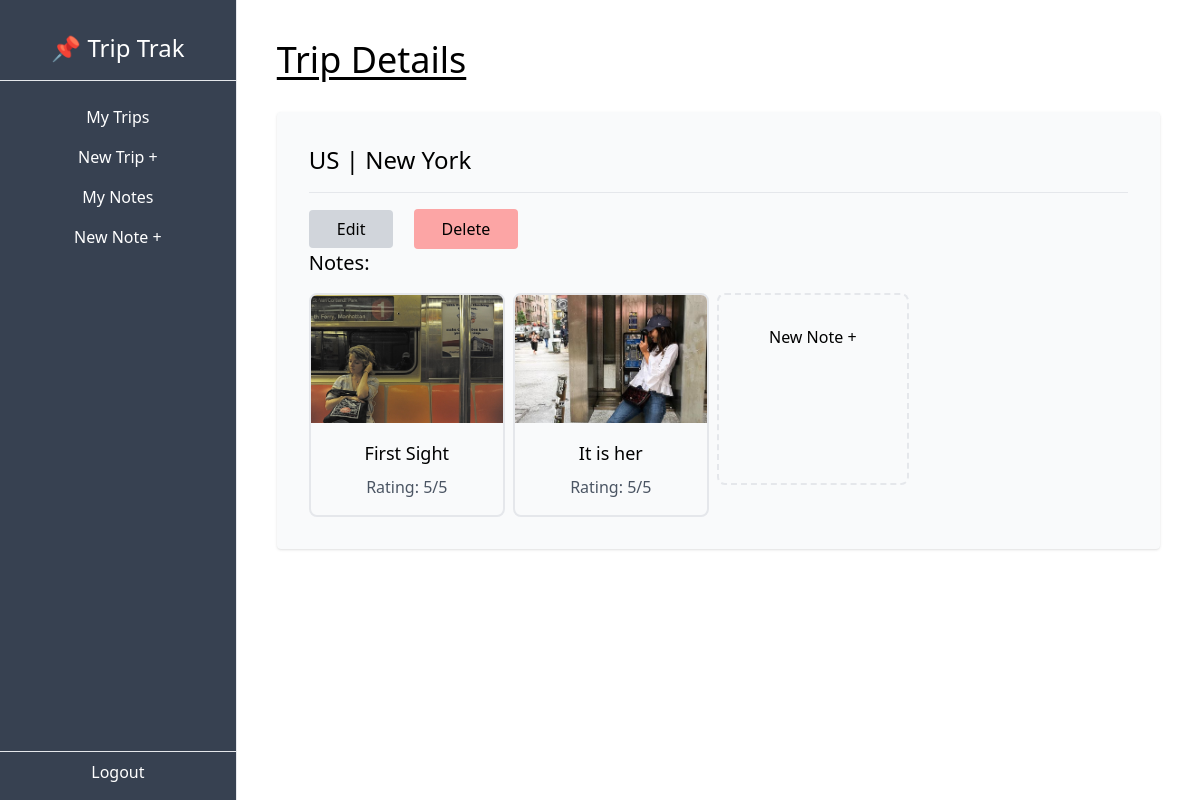
Screenshot of /dashboard/trip/1/ with the database file from the repository.
### trip/models.py (models this page shows, shortened)
class Trip(models.Model):
    city = models.CharField(max_length=50)
    country = models.CharField(max_length=2)
    start_date = models.DateField(blank=True, null=True)
    end_date = models.DateField(blank=True, null=True)
    owner = models.ForeignKey(User, on_delete=models.CASCADE, related_name='trips')

class Note(models.Model):
    EXCURSIONS = (
        ('event', "Event"),
        ('dining', "Dining"),
        ('experience', "Experience"),
        ('general', "General"),
    )
    trip = models.ForeignKey(Trip, on_delete=models.CASCADE, related_name = 'notes')
    name = models.CharField(max_length=100)
    description = models.TextField()
    type = models.CharField(max_length=100, choices = EXCURSIONS)
    img = models.ImageField(upload_to='notes', blank=True, null=True)
    rating = models.PositiveSmallIntegerField(default=1, validators= [MaxValueValidator(5)])

### trip/views.py (the view)
# urls.py: path('dashboard/trip/<int:pk>/', TripDetailView.as_view(), name="trip-detail"),
class TripDetailView(DetailView):
    model = Trip # with this alone, we only get the Trip data but not the notes data.
    def get_context_data(self, **kwargs): # we override this to get the Note data as well
        context = super().get_context_data(**kwargs)
        trip = context['object']
        notes = trip.notes.all()
        context['notes'] = notes
        return context

### trip/templates/trip/trip_detail.html (shortened to what this page needs)
{% extends 'trip/_base.html' %}
{% block content %}
<h1 class="text-4xl underline underline-offset-4 mb-8">Trip Details</h1>
    <div class="bg-gray-50 p-8 rounded shadow my-4">
        <p class="text-2xl">{{trip.country}} | {{trip.city}}</p>
        <hr class="my-4">
        <a class="px-7 py-2 bg-gray-300 rounded md:mr-4 hover:bg-gray-200" href="{% url 'trip-update' trip.pk %}">Edit</a>
            <form class="inline" action="{% url 'trip-delete' trip.pk %}" method="POST">
                <input type="submit" class="px-7 py-2 bg-red-300 rounded hover:bg-red-200 hover:cursor-pointer" value="Delete" />
            </form>
        <h3 class="text-xl pb-4">Notes:</h3>
        <div class="flex gap-2 flex-wrap">
            {% for note in notes %}
            <a href="{% url 'note-detail' note.pk %}">
                <div class="border-2 rounded-lg pb-4 hover:shadow">
                    <img class="w-48 h-32 object-cover overflow-hidden rounded-t-md" src="{{note.img.url}}" alt="{{note.name}}">
                    <p class="text-center mt-4 text-lg">{{note.name}}</p>
                    <p class="text-center mt-2 text-gray-600">Rating: {{note.rating}}/5</p>
                </div>
            </a>
            {% endfor %}
            <a href="{% url 'note-create' %}">
                <div class="border-2 border-dashed rounded-lg hover:shadow w-48 h-48 flex justify-center items-center">
                    <p class="min-h-32">New Note +</p>
                </div>
            </a>
        </div>
    </div>
{% endblock content %}

### trip/templates/trip/_base.html (shortened to what this page needs)
<!DOCTYPE html>
<html lang="en">
    <head>
        <script src="https://cdn.tailwindcss.com"></script>
      </head>
<body>
    <div class="flex-col md:flex-row flex h-screen">
        <div class="md:h-screen bg-gray-700 text-white w-full md:w-1/4 md:max-w-xs py-2 md:pt-8 md:pb-2 flex flex-col items-center justify-start border-r">
            <div class="border-b w-full text-center pb-4 text-2xl">
                <h1>📌 Trip Trak</h1>
            </div>
            <div class="pt-4 w-full text-center">
                <ul class="flex md:flex-col justify-around px-2 md:px-0 pb-2 md:pb-0">
                    <a href="{% url 'trip-list' %}">
                        <li class="py-2 px-3 md:px-0 hover:bg-gray-600 hover:cursor-pointer">My Trips</li>
                    </a>
                    <a href="{% url 'trip-create' %}">
                        <li class="py-2 px-3 md:px-0 hover:bg-gray-600 hover:cursor-pointer">New Trip +</li>
                    </a>
                    <a href="{% url 'note-list' %}">
                        <li class="py-2 px-3 md:px-0 hover:bg-gray-600 hover:cursor-pointer">My Notes</li>
                    </a>
                    <a href="{% url 'note-create' %}">
                    <li class="py-2 px-3 md:px-0 hover:bg-gray-600 hover:cursor-pointer">New Note +</li>
                    </a>
                </ul>
            </div>
            <div class="mt-auto w-full text-center flex md:flex-col justify-evenly py-2 md:pt-0">
                <hr class="my-2">
                <form method="post" action="{% url 'logout' %}">
                    <button type="submit">Logout</button>
                </form>
            </div>
        </div>
        <div class="w-full md:w-full p-10 overflow-auto">
            {% block content %}
            {% endblock content %}
        </div>
    </div>
</body>
</html>

### rows the page displays
Trip: country "US", city "New York"
Note: img (picture), name "First Sight", rating "5"
Note: img (picture), name "It is her", rating "5"
